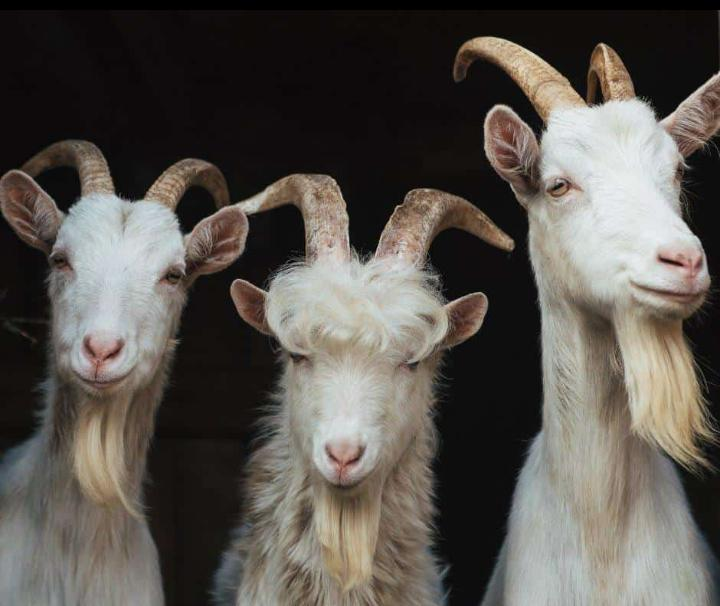
#> input picture RemoveBackgroundFromImages/1234.jpg, 720 x 606 px
$ jupyter execute --allow-errors RemoveBacjgroundImage.ipynb
#> lines starting #> are read from the running program, lines starting #| are printed output that depends on the picture; after the words box and inside, x2 and y2 are one past the last pixel; in counts of white or black regions, pixels touching at a corner belong together
## The first step

### Importing the necessary libraries

[cell 1]
import numpy as np
import cv2 as cv
from matplotlib import pyplot as plt
import sys
from  PIL  import Image

[cell 2]
img = cv.imread('1234.jpg', cv.IMREAD_UNCHANGED)
#> img is the input picture: shape (606, 720, 3); mean B, G, R 78.3, 84, 88.8
original = img.copy()

[cell 3]
l = int(max(5, 6))
u = int(min(6, 6))

[cell 4]
ed = cv.cvtColor(img, cv.COLOR_BGR2GRAY)
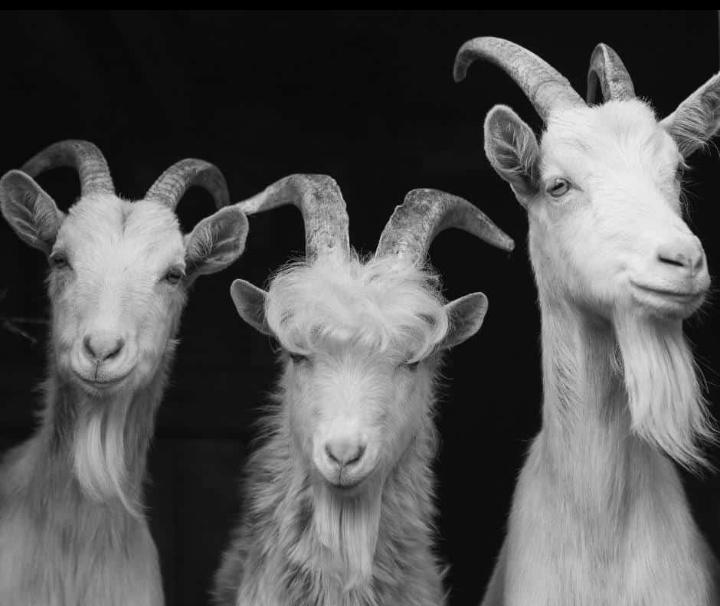
#> ed: shape (606, 720); min 0, max 239, mean 84.7
edges = cv.GaussianBlur(img, (21, 51), 3)
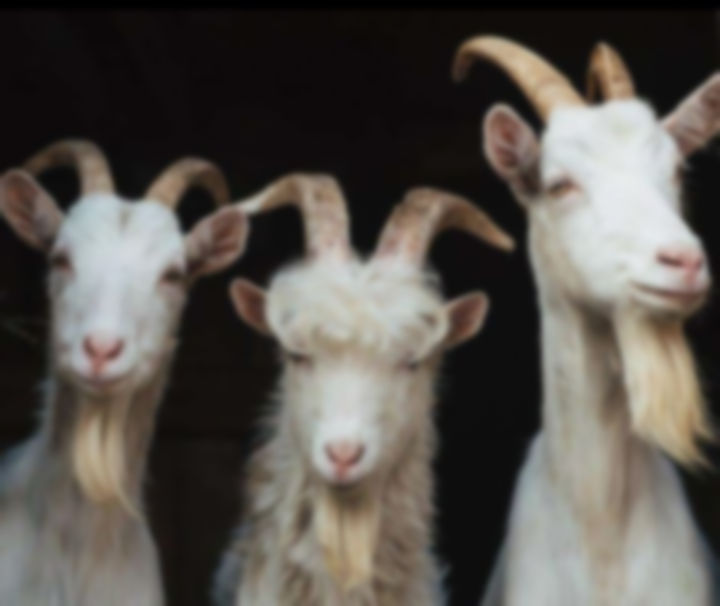
#> edges: shape (606, 720, 3); mean B, G, R 78.3, 84, 88.8
edges = cv.cvtColor(edges, cv.COLOR_BGR2GRAY)
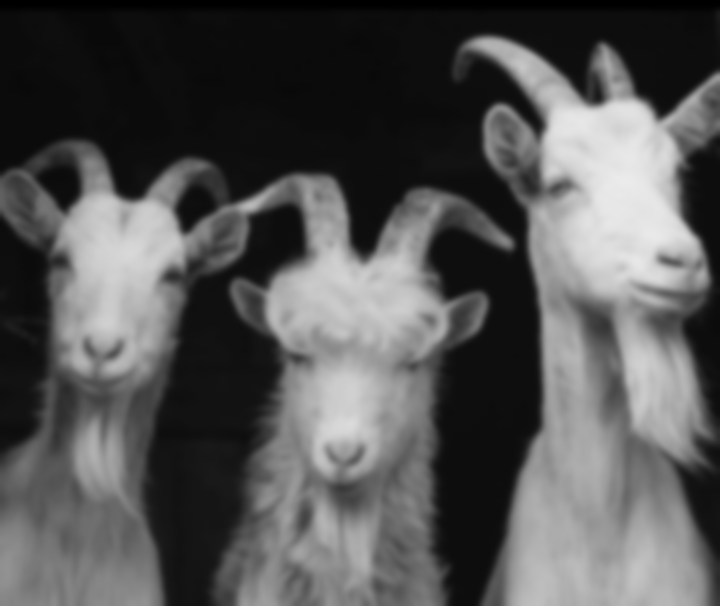
#> edges: shape (606, 720); min 0, max 235, mean 84.7
edges = cv.Canny(edges, l, u)
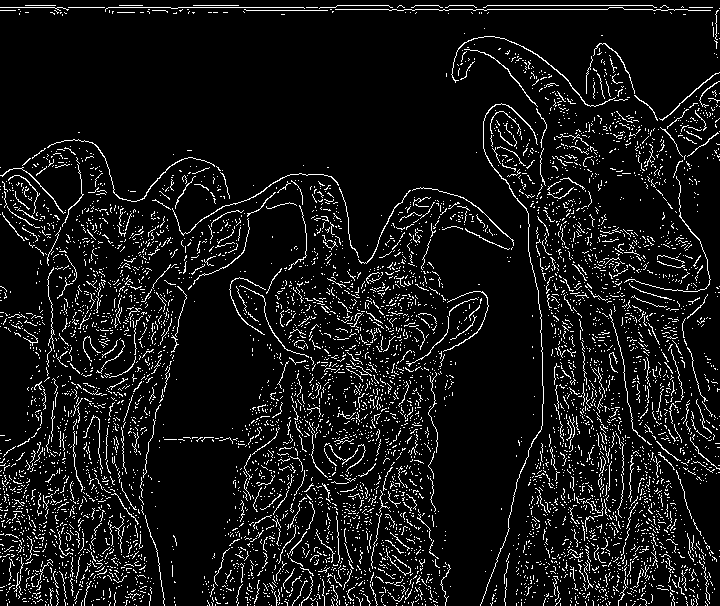
#> edges: shape (606, 720); 8.1% white in thin lines or dots

[cell 5]
_, thresh = cv.threshold(edges, 0, 255, cv.THRESH_BINARY  + cv.THRESH_OTSU)
kernel = cv.getStructuringElement(cv.MORPH_ELLIPSE, (5, 5))
mask = cv.morphologyEx(thresh, cv.MORPH_CLOSE, kernel, iterations=4)
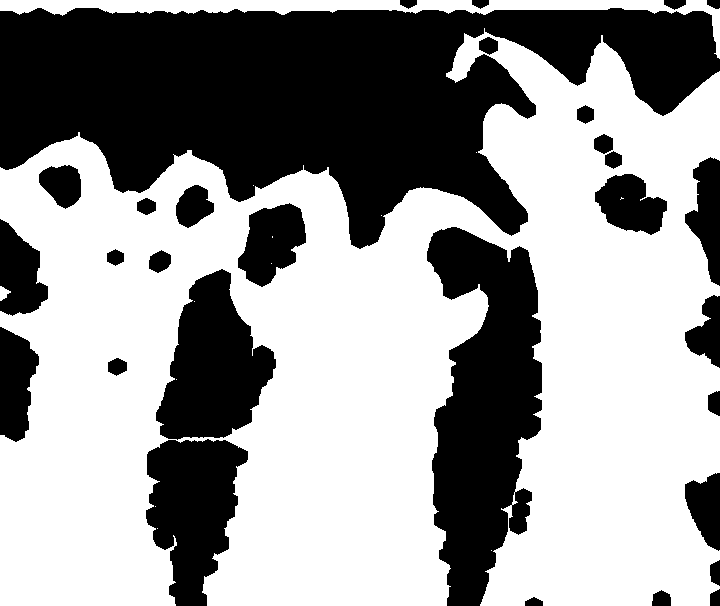
#> mask: shape (606, 720); 59.6% white; 30 black regions, largest, box (x1, y1, x2, y2) and area: (0, 8, 720, 249) 98767, (427, 227, 542, 606) 28635, (156, 269, 276, 440) 12579

[cell 6]
data = mask.tolist()
#> data = 606 items
sys.setrecursionlimit(10**8)
for i in  range(len(data)):
    for j in  range(len(data[i])):
        if data[i][j] !=  255:
            data[i][j] =  -1
        else:
            break
    for j in  range(len(data[i])-1, -1, -1):
        if data[i][j] !=  255:
            data[i][j] =  -1
        else:
            break
image = np.array(data)
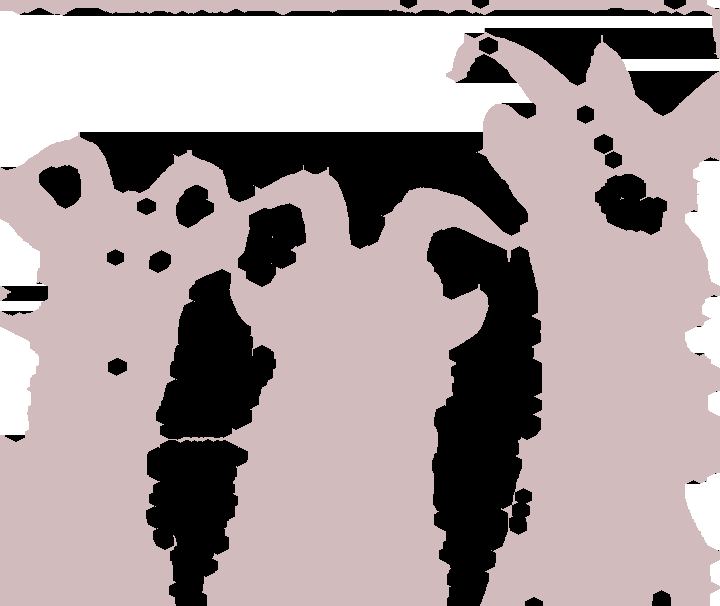
#> image: shape (606, 720) int64; 3 distinct labels, from -1 to 255; one colour per label, 0 black, -1 white
image[image !=  -1] =  255
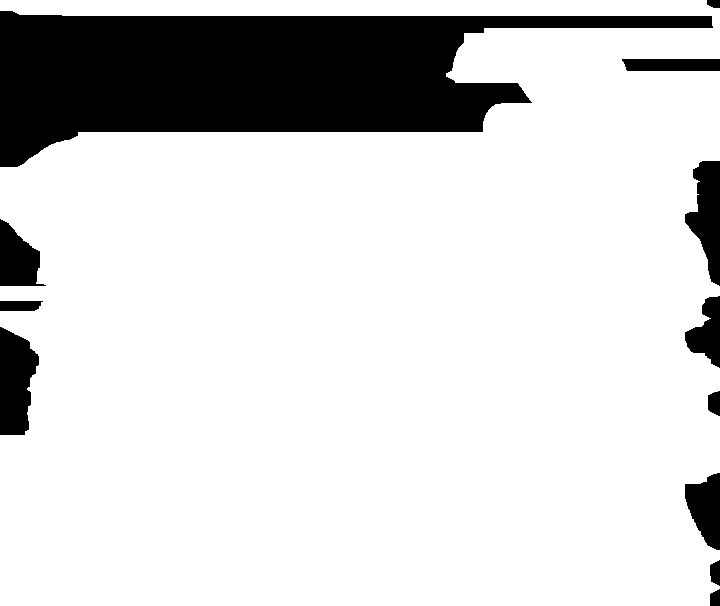
#> image: shape (606, 720) int64; values -1 (black) and 255 (white), 83.2% white; 12 black regions, largest, box (x1, y1, x2, y2) and area: (0, 11, 713, 167) 60120, (0, 327, 39, 435) 3149, (685, 161, 720, 286) 2611
image[image ==  -1] =  0

[cell 7]
mask = np.array(image, np.uint8)

result = cv.bitwise_and(original, original, mask=mask)
result[mask ==  0] =  255
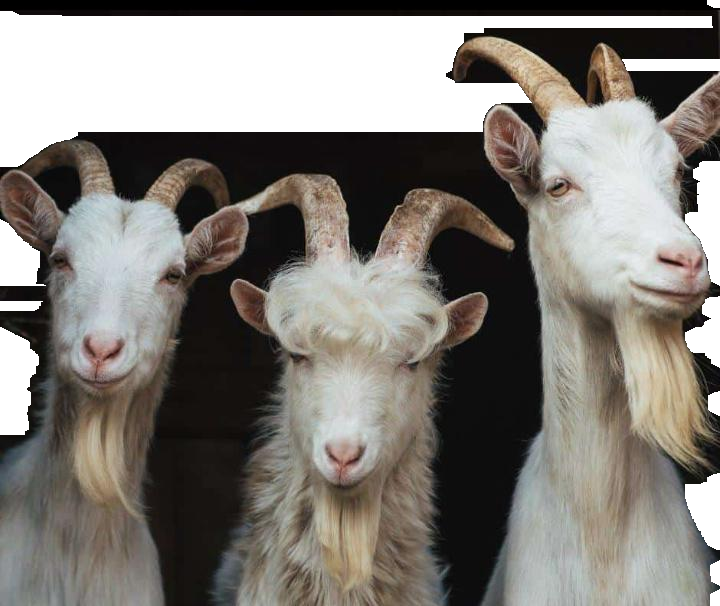
#> result: shape (606, 720, 3); mean B, G, R 119.2, 124.9, 129.1
cv.imwrite('bg.png', result)

img = Image.open('bg.png')
#> img: PIL image 720x606 RGB
img.convert("RGBA")
datas = img.getdata()

[cell 8]
newData = []
for item in datas:
    if item[0] ==  255  and item[1] ==  255  and item[2] ==  255:
        newData.append((255, 255, 255, 0))
    else:
        newData.append(item)
#> after the loop, newData = 436320 items

img.putdata(newData)
img.save("img.png", "PNG")

## The second Trial

[cell 9]
# TODO: Upload your file and define the filename input_file
# Optional: Also upload or define the background file/url
input_file = 'graduation.jpg'
background_url = 'https://images.unsplash.com/photo-1475139441338-693e7dbe20b6?auto=format&fit=crop&w=640&q=427'

background_file = 'background.jpg'
foreground_file = 'foreground.png'
output_file = 'final.jpg'

[cell 10]
from urllib.request import urlretrieve
from PIL import Image
from matplotlib import pyplot as plt

# save the background
urlretrieve(background_url, background_file)
#> (this line was passed over: the network is not available in this run)

$ run again, with RemoveBackgroundFromImages/1.jpg copied over RemoveBackgroundFromImages/1234.jpg
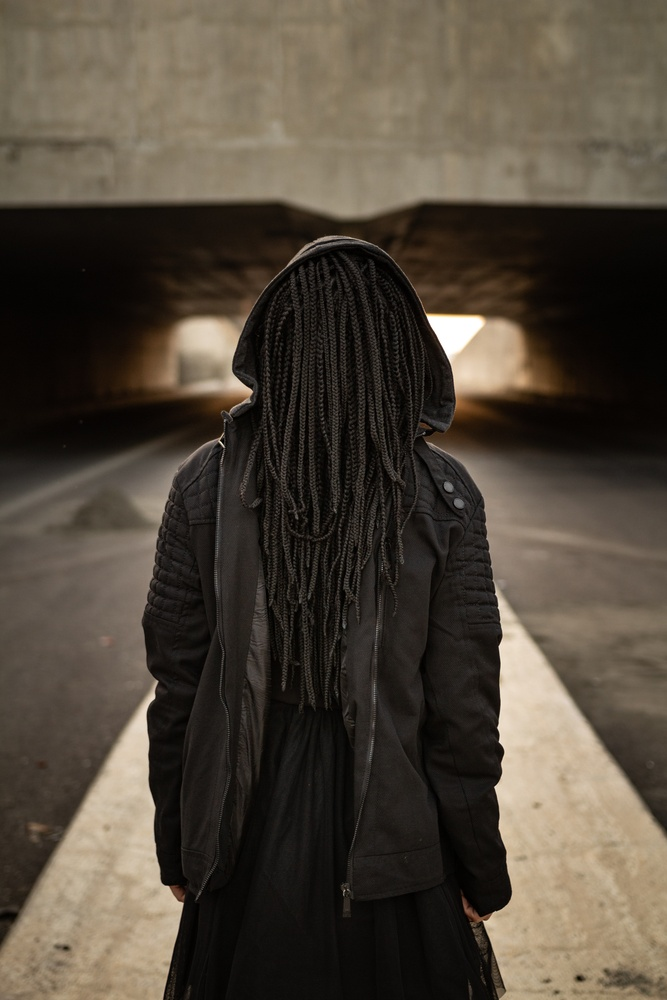
#> input picture RemoveBackgroundFromImages/1.jpg, 667 x 1000 px, shrunk from 3456 x 5184 before the run
#> img is the input picture: shape (1000, 667, 3); mean B, G, R 58.8, 70.8, 80
#> `edges = cv.Canny(edges, l, u)`:
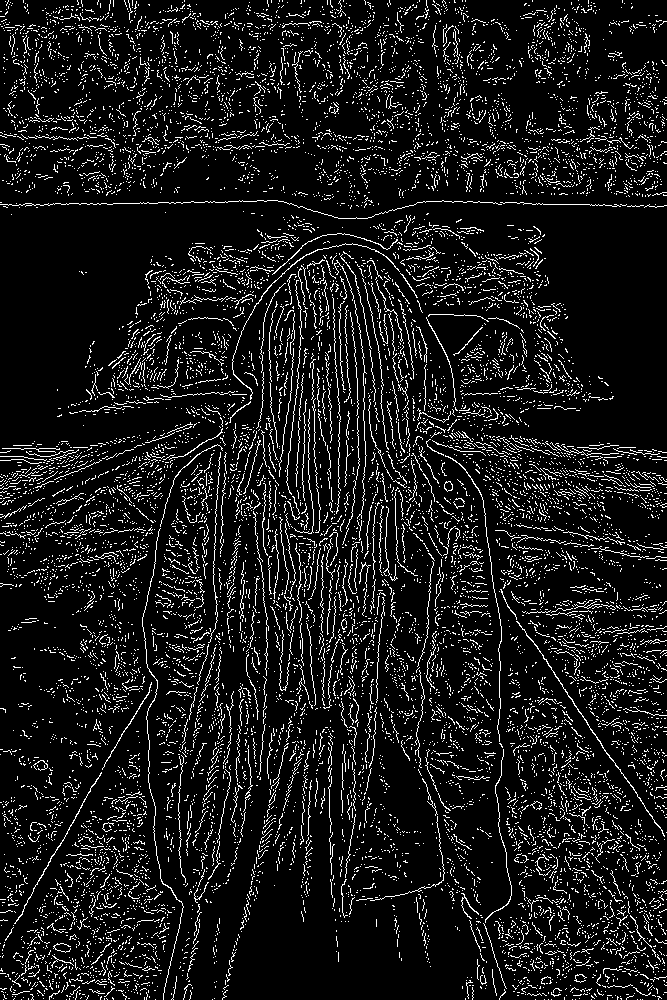
#> edges: shape (1000, 667); 9.6% white in thin lines or dots
#> data = 1000 items
#> `result[mask ==  0] =  255`:
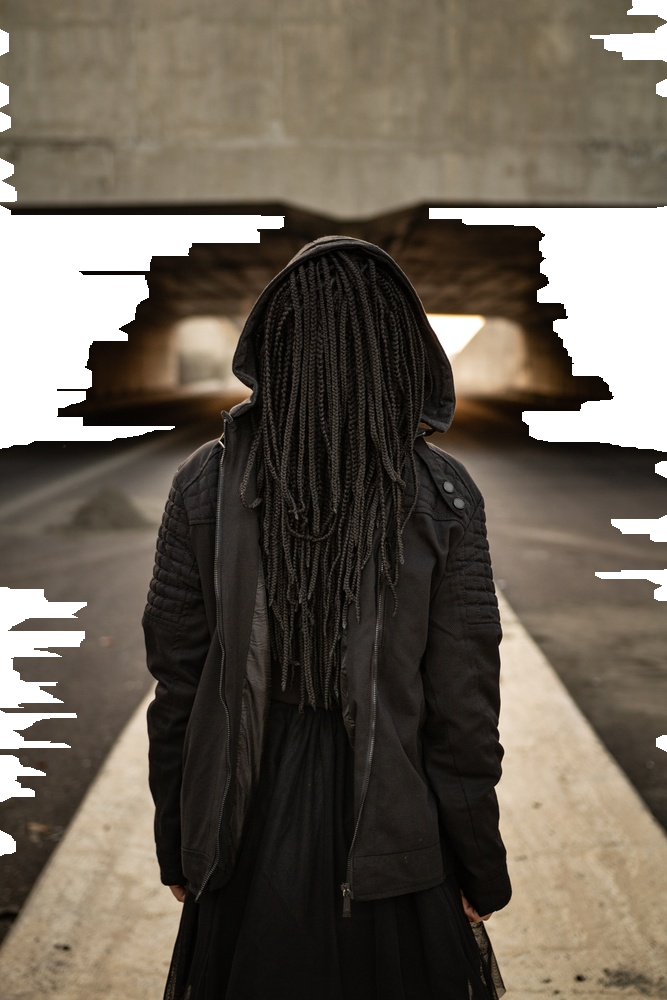
#> result: shape (1000, 667, 3); mean B, G, R 85, 96.4, 105.1
#> img: PIL image 667x1000 RGB
#> the loop `for item in datas:` made 667000 passes
#> item on passes 1 to 3: (98, 87, 67), (99, 88, 68), (99, 88, 68)
#> after the loop `for item in datas:`: newData = 667000 items

$ run again, with RemoveBackgroundFromImages/3.jpg copied over RemoveBackgroundFromImages/1234.jpg
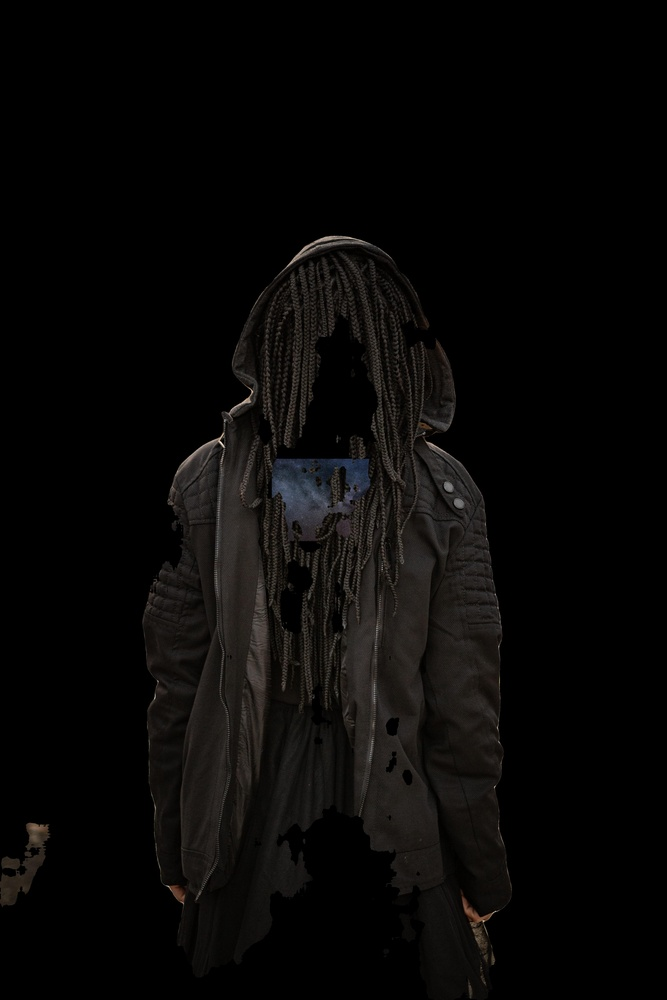
#> input picture RemoveBackgroundFromImages/3.jpg, 667 x 1000 px, shrunk from 3456 x 5184 before the run
#> img is the input picture: shape (1000, 667, 3); mean B, G, R 6.7, 7.4, 8.3
#> `edges = cv.Canny(edges, l, u)`:
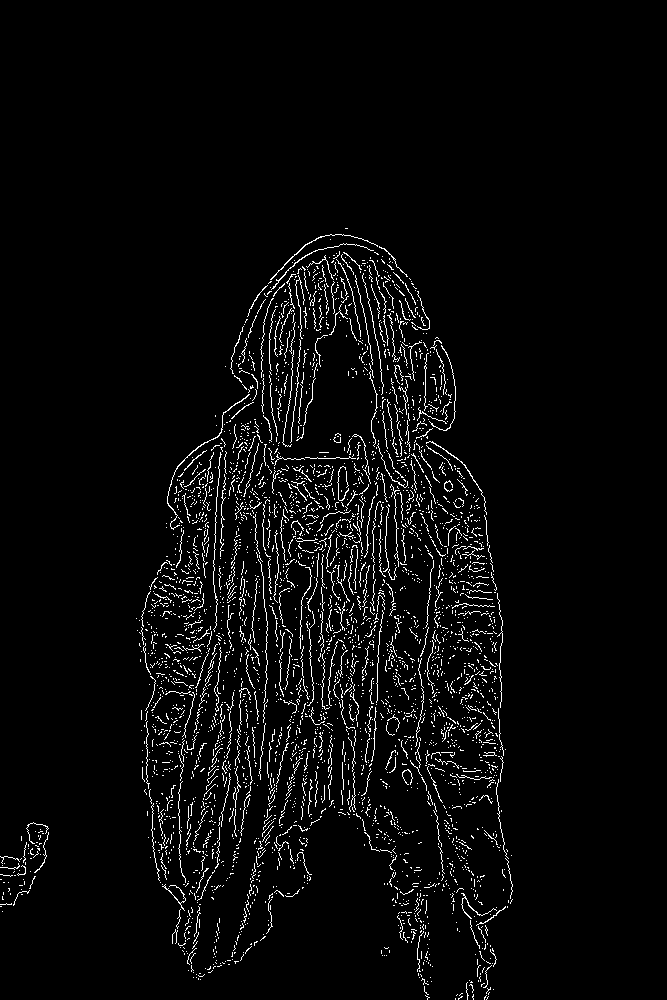
#> edges: shape (1000, 667); 3.7% white in thin lines or dots, all inside (x1, y1, x2, y2) = (0, 228, 513, 1000)
#> data = 1000 items
#> `result[mask ==  0] =  255`:
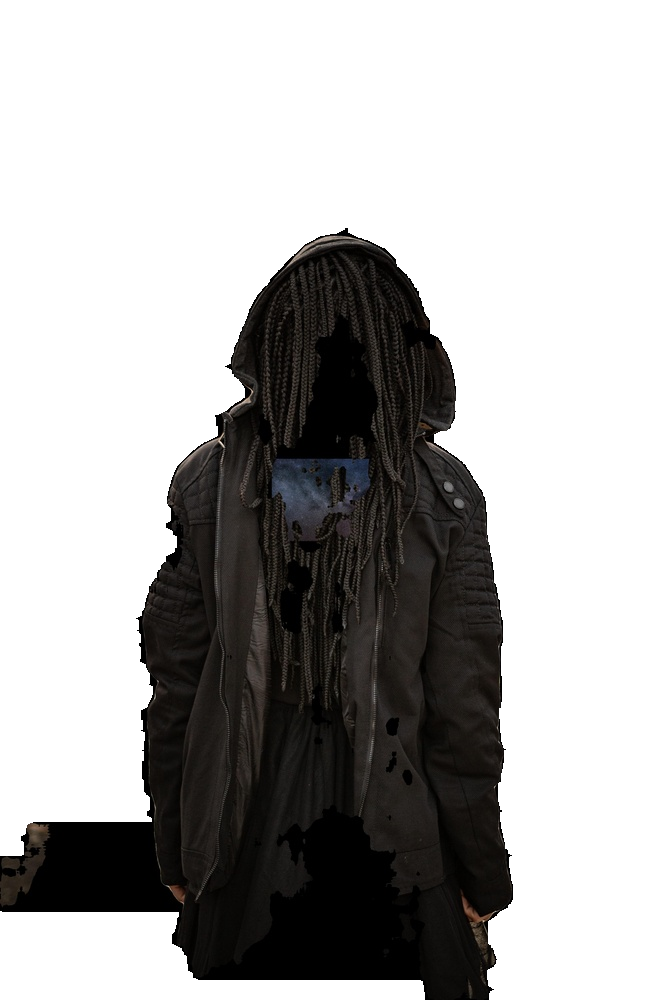
#> result: shape (1000, 667, 3); mean B, G, R 172.7, 173.4, 174.3
#> img: PIL image 667x1000 RGB
#> after the loop `for item in datas:`: newData = 667000 items
